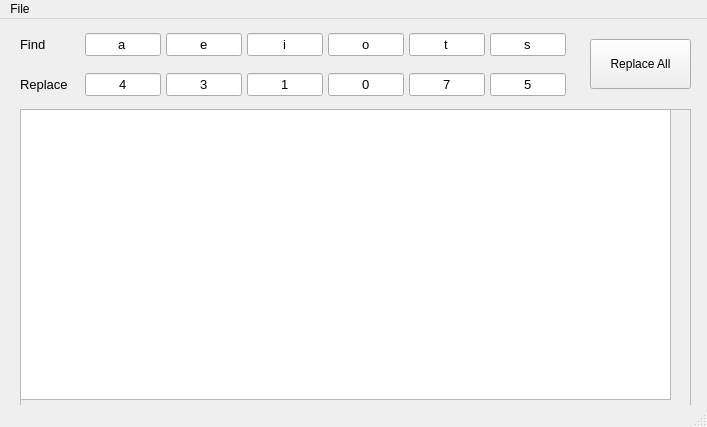
<?xml version="1.0" encoding="UTF-8"?>
<ui version="4.0">
 <class>MainWindow</class>
 <widget class="QMainWindow" name="MainWindow">
  <property name="windowModality">
   <enum>Qt::NonModal</enum>
  </property>
  <property name="geometry">
   <rect>
    <x>0</x>
    <y>0</y>
    <width>707</width>
    <height>427</height>
   </rect>
  </property>
  <property name="sizePolicy">
   <sizepolicy hsizetype="Fixed" vsizetype="Fixed">
    <horstretch>0</horstretch>
    <verstretch>0</verstretch>
   </sizepolicy>
  </property>
  <property name="minimumSize">
   <size>
    <width>707</width>
    <height>427</height>
   </size>
  </property>
  <property name="maximumSize">
   <size>
    <width>707</width>
    <height>427</height>
   </size>
  </property>
  <property name="windowTitle">
   <string>Text Parser</string>
  </property>
  <widget class="QWidget" name="centralwidget">
   <widget class="QPushButton" name="pushButton">
    <property name="geometry">
     <rect>
      <x>590</x>
      <y>20</y>
      <width>101</width>
      <height>50</height>
     </rect>
    </property>
    <property name="minimumSize">
     <size>
      <width>0</width>
      <height>50</height>
     </size>
    </property>
    <property name="toolTip">
     <string extracomment="tool tip"/>
    </property>
    <property name="statusTip">
     <string extracomment="status tip"/>
    </property>
    <property name="whatsThis">
     <string extracomment="whats this"/>
    </property>
    <property name="text">
     <string>Replace All</string>
    </property>
   </widget>
   <widget class="QTextEdit" name="textEdit">
    <property name="enabled">
     <bool>false</bool>
    </property>
    <property name="geometry">
     <rect>
      <x>20</x>
      <y>90</y>
      <width>671</width>
      <height>301</height>
     </rect>
    </property>
    <property name="readOnly">
     <bool>false</bool>
    </property>
   </widget>
   <widget class="QTextBrowser" name="textBrowser">
    <property name="geometry">
     <rect>
      <x>20</x>
      <y>90</y>
      <width>651</width>
      <height>291</height>
     </rect>
    </property>
   </widget>
   <widget class="QWidget" name="gridLayoutWidget">
    <property name="geometry">
     <rect>
      <x>20</x>
      <y>10</y>
      <width>546</width>
      <height>31</height>
     </rect>
    </property>
    <layout class="QGridLayout" name="gridLayout" columnstretch="0,0,0,0,0,0,0,0" columnminimumwidth="0,0,0,0,0,0,0,0">
     <property name="horizontalSpacing">
      <number>5</number>
     </property>
     <property name="verticalSpacing">
      <number>0</number>
     </property>
     <item row="0" column="1">
      <widget class="QLabel" name="label">
       <property name="sizePolicy">
        <sizepolicy hsizetype="Preferred" vsizetype="Preferred">
         <horstretch>0</horstretch>
         <verstretch>0</verstretch>
        </sizepolicy>
       </property>
       <property name="minimumSize">
        <size>
         <width>60</width>
         <height>0</height>
        </size>
       </property>
       <property name="font">
        <font>
         <pointsize>10</pointsize>
         <kerning>true</kerning>
        </font>
       </property>
       <property name="text">
        <string>Find</string>
       </property>
      </widget>
     </item>
     <item row="0" column="6">
      <widget class="QLineEdit" name="f_lineEdit5">
       <property name="font">
        <font>
         <pointsize>10</pointsize>
        </font>
       </property>
       <property name="text">
        <string>t</string>
       </property>
       <property name="maxLength">
        <number>1</number>
       </property>
       <property name="alignment">
        <set>Qt::AlignCenter</set>
       </property>
      </widget>
     </item>
     <item row="0" column="5">
      <widget class="QLineEdit" name="f_lineEdit4">
       <property name="font">
        <font>
         <pointsize>10</pointsize>
        </font>
       </property>
       <property name="text">
        <string>o</string>
       </property>
       <property name="maxLength">
        <number>1</number>
       </property>
       <property name="alignment">
        <set>Qt::AlignCenter</set>
       </property>
      </widget>
     </item>
     <item row="0" column="3">
      <widget class="QLineEdit" name="f_lineEdit2">
       <property name="font">
        <font>
         <pointsize>10</pointsize>
        </font>
       </property>
       <property name="text">
        <string>e</string>
       </property>
       <property name="maxLength">
        <number>1</number>
       </property>
       <property name="alignment">
        <set>Qt::AlignCenter</set>
       </property>
      </widget>
     </item>
     <item row="0" column="2">
      <widget class="QLineEdit" name="f_lineEdit1">
       <property name="font">
        <font>
         <pointsize>10</pointsize>
        </font>
       </property>
       <property name="text">
        <string>a</string>
       </property>
       <property name="maxLength">
        <number>1</number>
       </property>
       <property name="alignment">
        <set>Qt::AlignCenter</set>
       </property>
      </widget>
     </item>
     <item row="0" column="4">
      <widget class="QLineEdit" name="f_lineEdit3">
       <property name="font">
        <font>
         <pointsize>10</pointsize>
        </font>
       </property>
       <property name="text">
        <string>i</string>
       </property>
       <property name="maxLength">
        <number>1</number>
       </property>
       <property name="alignment">
        <set>Qt::AlignCenter</set>
       </property>
      </widget>
     </item>
     <item row="0" column="7">
      <widget class="QLineEdit" name="f_lineEdit6">
       <property name="font">
        <font>
         <pointsize>10</pointsize>
        </font>
       </property>
       <property name="text">
        <string>s</string>
       </property>
       <property name="maxLength">
        <number>1</number>
       </property>
       <property name="alignment">
        <set>Qt::AlignCenter</set>
       </property>
      </widget>
     </item>
    </layout>
   </widget>
   <widget class="QWidget" name="gridLayoutWidget_2">
    <property name="geometry">
     <rect>
      <x>20</x>
      <y>50</y>
      <width>546</width>
      <height>31</height>
     </rect>
    </property>
    <layout class="QGridLayout" name="gridLayout_2" columnstretch="0,0,0,0,0,0,0,0" columnminimumwidth="0,0,0,0,0,0,0,0">
     <property name="horizontalSpacing">
      <number>5</number>
     </property>
     <property name="verticalSpacing">
      <number>0</number>
     </property>
     <item row="0" column="1">
      <widget class="QLabel" name="label_3">
       <property name="sizePolicy">
        <sizepolicy hsizetype="Preferred" vsizetype="Preferred">
         <horstretch>0</horstretch>
         <verstretch>0</verstretch>
        </sizepolicy>
       </property>
       <property name="minimumSize">
        <size>
         <width>60</width>
         <height>0</height>
        </size>
       </property>
       <property name="font">
        <font>
         <pointsize>10</pointsize>
         <kerning>true</kerning>
        </font>
       </property>
       <property name="text">
        <string>Replace</string>
       </property>
      </widget>
     </item>
     <item row="0" column="3">
      <widget class="QLineEdit" name="r_lineEdit2">
       <property name="font">
        <font>
         <pointsize>10</pointsize>
        </font>
       </property>
       <property name="text">
        <string>3</string>
       </property>
       <property name="maxLength">
        <number>1</number>
       </property>
       <property name="alignment">
        <set>Qt::AlignCenter</set>
       </property>
      </widget>
     </item>
     <item row="0" column="2">
      <widget class="QLineEdit" name="r_lineEdit1">
       <property name="font">
        <font>
         <pointsize>10</pointsize>
        </font>
       </property>
       <property name="text">
        <string>4</string>
       </property>
       <property name="maxLength">
        <number>1</number>
       </property>
       <property name="alignment">
        <set>Qt::AlignCenter</set>
       </property>
      </widget>
     </item>
     <item row="0" column="6">
      <widget class="QLineEdit" name="r_lineEdit5">
       <property name="font">
        <font>
         <pointsize>10</pointsize>
        </font>
       </property>
       <property name="text">
        <string>7</string>
       </property>
       <property name="maxLength">
        <number>1</number>
       </property>
       <property name="alignment">
        <set>Qt::AlignCenter</set>
       </property>
      </widget>
     </item>
     <item row="0" column="5">
      <widget class="QLineEdit" name="r_lineEdit4">
       <property name="font">
        <font>
         <pointsize>10</pointsize>
        </font>
       </property>
       <property name="text">
        <string>0</string>
       </property>
       <property name="maxLength">
        <number>1</number>
       </property>
       <property name="alignment">
        <set>Qt::AlignCenter</set>
       </property>
      </widget>
     </item>
     <item row="0" column="4">
      <widget class="QLineEdit" name="r_lineEdit3">
       <property name="font">
        <font>
         <pointsize>10</pointsize>
        </font>
       </property>
       <property name="text">
        <string>1</string>
       </property>
       <property name="maxLength">
        <number>1</number>
       </property>
       <property name="alignment">
        <set>Qt::AlignCenter</set>
       </property>
      </widget>
     </item>
     <item row="0" column="7">
      <widget class="QLineEdit" name="r_lineEdit6">
       <property name="font">
        <font>
         <pointsize>10</pointsize>
        </font>
       </property>
       <property name="text">
        <string>5</string>
       </property>
       <property name="maxLength">
        <number>1</number>
       </property>
       <property name="alignment">
        <set>Qt::AlignCenter</set>
       </property>
      </widget>
     </item>
    </layout>
   </widget>
  </widget>
  <widget class="QMenuBar" name="menubar">
   <property name="geometry">
    <rect>
     <x>0</x>
     <y>0</y>
     <width>707</width>
     <height>26</height>
    </rect>
   </property>
   <widget class="QMenu" name="menuFile">
    <property name="title">
     <string>File</string>
    </property>
    <addaction name="actionOpen"/>
    <addaction name="actionSave"/>
   </widget>
   <addaction name="menuFile"/>
  </widget>
  <widget class="QStatusBar" name="statusbar"/>
  <action name="actionOpen">
   <property name="text">
    <string>Open</string>
   </property>
   <property name="shortcut">
    <string>Ctrl+0</string>
   </property>
  </action>
  <action name="actionSave">
   <property name="text">
    <string>Save</string>
   </property>
  </action>
  <action name="actionSave_As">
   <property name="text">
    <string>Save As..</string>
   </property>
  </action>
 </widget>
 <resources/>
 <connections/>
</ui>
